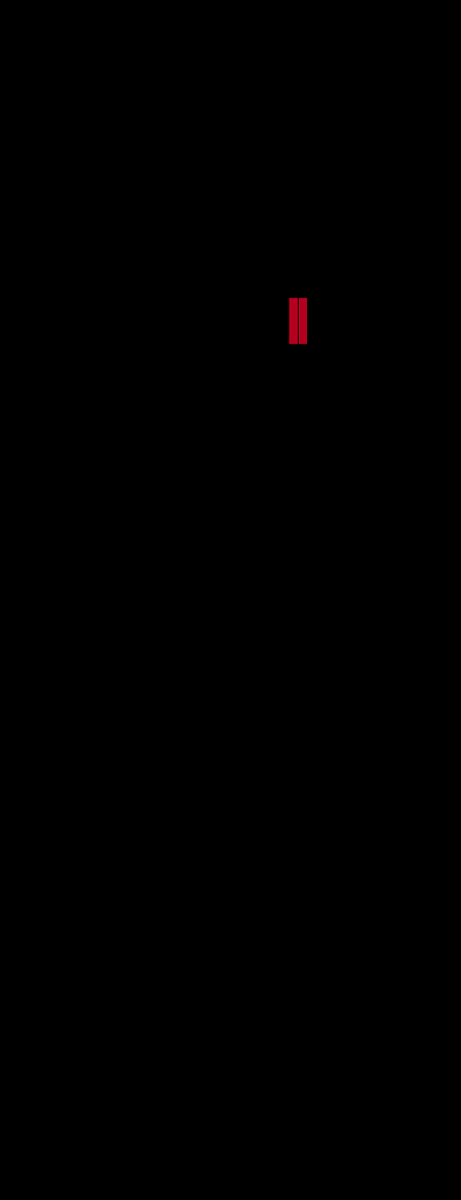
Frame 1 (no input)
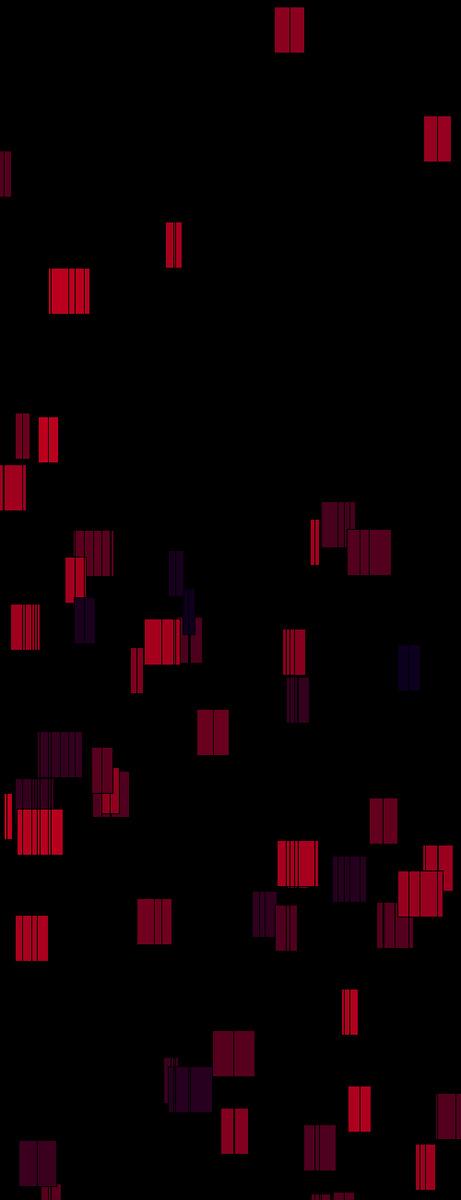
Frame 60 (the mouse pressed at the canvas centre just before this capture)
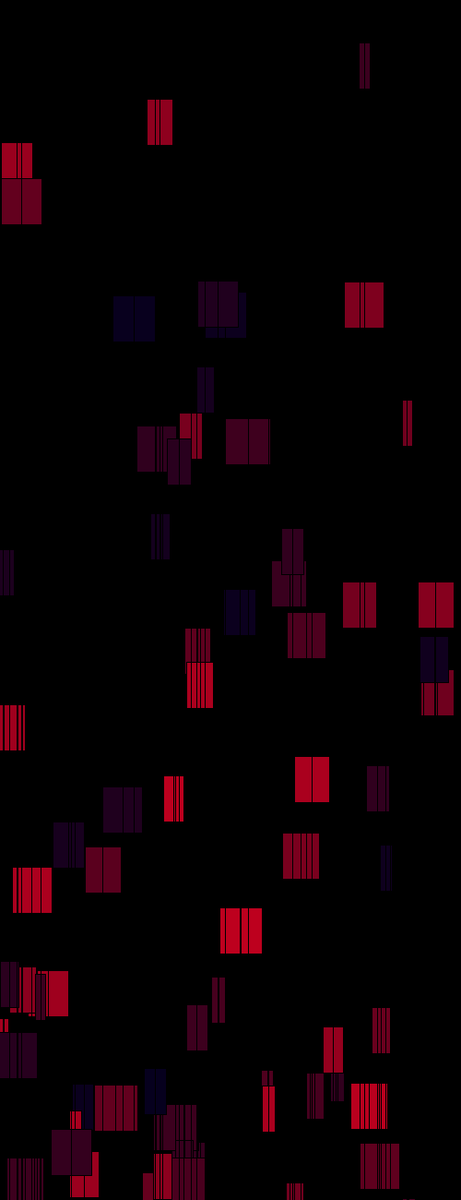
Frame 120 (the mouse held since frame 60 and released just before this capture)

The Processing sketch that drew these frames (run headless with seeded random() and noise(); from frame 60 on, the mouse is pressed at the canvas centre):

// Processing sketch: processing_16304
// ── processing_16304.pde


Globo [] globos = new Globo[600];
int totalglobos = 0;

void setup(){
size (500, 1300);
smooth();
noStroke();
frameRate(30);
}

void draw(){
background(0);
globos[totalglobos] = new Globo(color(0),random(width),random(height));
totalglobos++;

if (totalglobos >= globos.length) {
totalglobos = 20; //empezar de nuevo pero siempre teniendo 10
}

for (int i = 0; i < totalglobos; i++){
globos[i].cae();
globos[i].show();
}
}

class Globo{
color c;
float xpos;
float ypos;


Globo (color c_, float xpos_, float ypos_){
c = c_;
ypos = ypos_;
xpos=xpos_;
}

void show(){
rectMode(CENTER);
fill(random(190), random(0), 30);
rect(xpos, ypos, random(10, 50), 50);
stroke(0);
line(xpos, 0, xpos, height);
}

void cae(){
ypos = ypos + 10;

}
}
